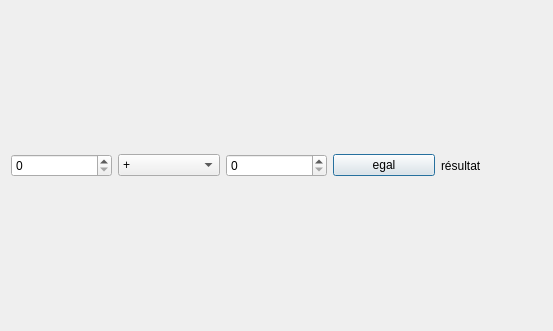
<?xml version="1.0" encoding="UTF-8"?>
<ui version="4.0">
 <class>Dialog</class>
 <widget class="QDialog" name="Dialog">
  <property name="geometry">
   <rect>
    <x>0</x>
    <y>0</y>
    <width>553</width>
    <height>331</height>
   </rect>
  </property>
  <property name="windowTitle">
   <string>Dialog</string>
  </property>
  <layout class="QVBoxLayout" name="verticalLayout">
   <item>
    <layout class="QHBoxLayout" name="horizontalLayout">
     <item>
      <widget class="QSpinBox" name="nombre1"/>
     </item>
     <item>
      <widget class="QComboBox" name="operation">
       <item>
        <property name="text">
         <string>+</string>
        </property>
       </item>
       <item>
        <property name="text">
         <string>-</string>
        </property>
       </item>
       <item>
        <property name="text">
         <string>x</string>
        </property>
       </item>
       <item>
        <property name="text">
         <string>:</string>
        </property>
       </item>
      </widget>
     </item>
     <item>
      <widget class="QSpinBox" name="nombre2"/>
     </item>
     <item>
      <widget class="QPushButton" name="calculer">
       <property name="text">
        <string>egal</string>
       </property>
      </widget>
     </item>
     <item>
      <widget class="QLabel" name="resultat">
       <property name="text">
        <string>résultat</string>
       </property>
      </widget>
     </item>
    </layout>
   </item>
  </layout>
 </widget>
 <resources/>
 <connections/>
</ui>
